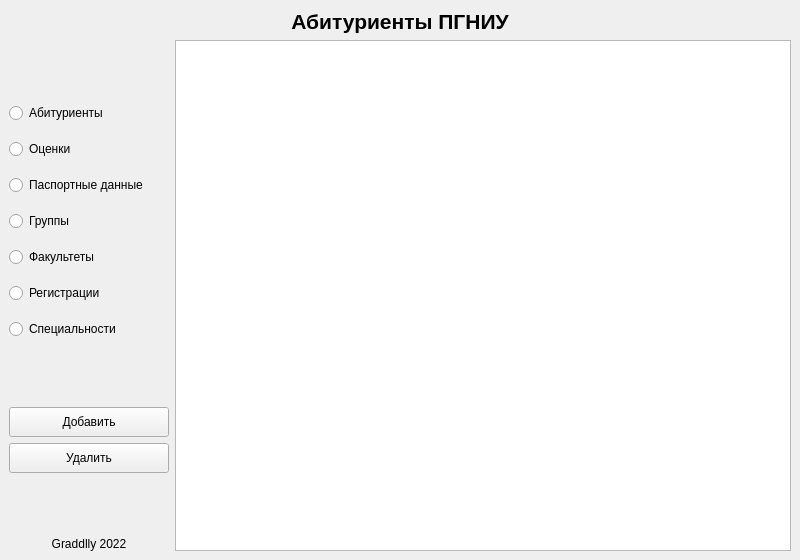
<?xml version="1.0" encoding="UTF-8"?>
<ui version="4.0">
 <class>MainWindow</class>
 <widget class="QMainWindow" name="MainWindow">
  <property name="geometry">
   <rect>
    <x>0</x>
    <y>0</y>
    <width>800</width>
    <height>560</height>
   </rect>
  </property>
  <property name="minimumSize">
   <size>
    <width>800</width>
    <height>560</height>
   </size>
  </property>
  <property name="windowTitle">
   <string>MainWindow</string>
  </property>
  <widget class="QWidget" name="centralwidget">
   <layout class="QGridLayout" name="gridLayout">
    <item row="1" column="1">
     <widget class="QTableView" name="tableView"/>
    </item>
    <item row="1" column="0">
     <layout class="QVBoxLayout" name="verticalLayout">
      <property name="spacing">
       <number>6</number>
      </property>
      <item>
       <spacer name="verticalSpacer_3">
        <property name="orientation">
         <enum>Qt::Vertical</enum>
        </property>
        <property name="sizeHint" stdset="0">
         <size>
          <width>20</width>
          <height>40</height>
         </size>
        </property>
       </spacer>
      </item>
      <item>
       <widget class="QRadioButton" name="rbApplicants">
        <property name="sizePolicy">
         <sizepolicy hsizetype="Minimum" vsizetype="Fixed">
          <horstretch>0</horstretch>
          <verstretch>0</verstretch>
         </sizepolicy>
        </property>
        <property name="minimumSize">
         <size>
          <width>0</width>
          <height>30</height>
         </size>
        </property>
        <property name="text">
         <string>Абитуриенты</string>
        </property>
       </widget>
      </item>
      <item>
       <widget class="QRadioButton" name="rbMarks">
        <property name="sizePolicy">
         <sizepolicy hsizetype="Minimum" vsizetype="Fixed">
          <horstretch>0</horstretch>
          <verstretch>0</verstretch>
         </sizepolicy>
        </property>
        <property name="minimumSize">
         <size>
          <width>0</width>
          <height>30</height>
         </size>
        </property>
        <property name="text">
         <string>Оценки</string>
        </property>
       </widget>
      </item>
      <item>
       <widget class="QRadioButton" name="rbPassports">
        <property name="sizePolicy">
         <sizepolicy hsizetype="Minimum" vsizetype="Fixed">
          <horstretch>0</horstretch>
          <verstretch>0</verstretch>
         </sizepolicy>
        </property>
        <property name="minimumSize">
         <size>
          <width>160</width>
          <height>30</height>
         </size>
        </property>
        <property name="text">
         <string>Паспортные данные</string>
        </property>
       </widget>
      </item>
      <item>
       <widget class="QRadioButton" name="rbGroups">
        <property name="sizePolicy">
         <sizepolicy hsizetype="Minimum" vsizetype="Fixed">
          <horstretch>0</horstretch>
          <verstretch>0</verstretch>
         </sizepolicy>
        </property>
        <property name="minimumSize">
         <size>
          <width>0</width>
          <height>30</height>
         </size>
        </property>
        <property name="text">
         <string>Группы</string>
        </property>
       </widget>
      </item>
      <item>
       <widget class="QRadioButton" name="rbFaculties">
        <property name="sizePolicy">
         <sizepolicy hsizetype="Minimum" vsizetype="Fixed">
          <horstretch>0</horstretch>
          <verstretch>0</verstretch>
         </sizepolicy>
        </property>
        <property name="minimumSize">
         <size>
          <width>0</width>
          <height>30</height>
         </size>
        </property>
        <property name="text">
         <string>Факультеты</string>
        </property>
       </widget>
      </item>
      <item>
       <widget class="QRadioButton" name="rbRegistrations">
        <property name="sizePolicy">
         <sizepolicy hsizetype="Minimum" vsizetype="Fixed">
          <horstretch>0</horstretch>
          <verstretch>0</verstretch>
         </sizepolicy>
        </property>
        <property name="minimumSize">
         <size>
          <width>0</width>
          <height>30</height>
         </size>
        </property>
        <property name="text">
         <string>Регистрации</string>
        </property>
       </widget>
      </item>
      <item>
       <widget class="QRadioButton" name="rbSpecialities">
        <property name="sizePolicy">
         <sizepolicy hsizetype="Minimum" vsizetype="Fixed">
          <horstretch>0</horstretch>
          <verstretch>0</verstretch>
         </sizepolicy>
        </property>
        <property name="minimumSize">
         <size>
          <width>0</width>
          <height>30</height>
         </size>
        </property>
        <property name="text">
         <string>Специальности</string>
        </property>
       </widget>
      </item>
      <item>
       <spacer name="verticalSpacer_2">
        <property name="orientation">
         <enum>Qt::Vertical</enum>
        </property>
        <property name="sizeHint" stdset="0">
         <size>
          <width>20</width>
          <height>40</height>
         </size>
        </property>
       </spacer>
      </item>
      <item>
       <widget class="QPushButton" name="btnAdd">
        <property name="minimumSize">
         <size>
          <width>0</width>
          <height>30</height>
         </size>
        </property>
        <property name="text">
         <string>Добавить</string>
        </property>
       </widget>
      </item>
      <item>
       <widget class="QPushButton" name="btnDelete">
        <property name="minimumSize">
         <size>
          <width>0</width>
          <height>30</height>
         </size>
        </property>
        <property name="text">
         <string>Удалить</string>
        </property>
       </widget>
      </item>
      <item>
       <spacer name="verticalSpacer">
        <property name="orientation">
         <enum>Qt::Vertical</enum>
        </property>
        <property name="sizeHint" stdset="0">
         <size>
          <width>20</width>
          <height>40</height>
         </size>
        </property>
       </spacer>
      </item>
      <item>
       <widget class="QLabel" name="label_2">
        <property name="text">
         <string>Graddlly 2022</string>
        </property>
        <property name="alignment">
         <set>Qt::AlignCenter</set>
        </property>
       </widget>
      </item>
     </layout>
    </item>
    <item row="0" column="0" colspan="2">
     <widget class="QLabel" name="lblMain">
      <property name="font">
       <font>
        <family>Arial</family>
        <pointsize>16</pointsize>
        <bold>true</bold>
       </font>
      </property>
      <property name="text">
       <string>Абитуриенты ПГНИУ</string>
      </property>
      <property name="alignment">
       <set>Qt::AlignCenter</set>
      </property>
     </widget>
    </item>
   </layout>
  </widget>
 </widget>
 <resources/>
 <connections/>
</ui>
